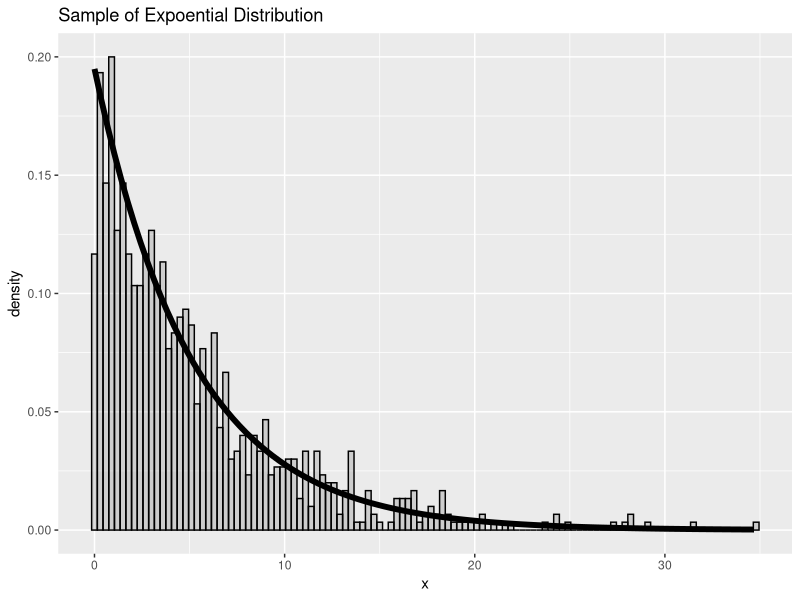
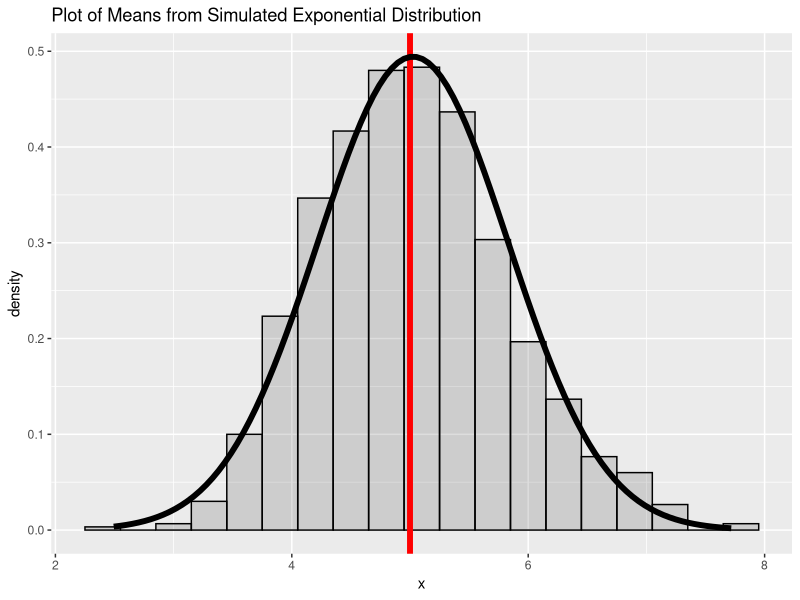
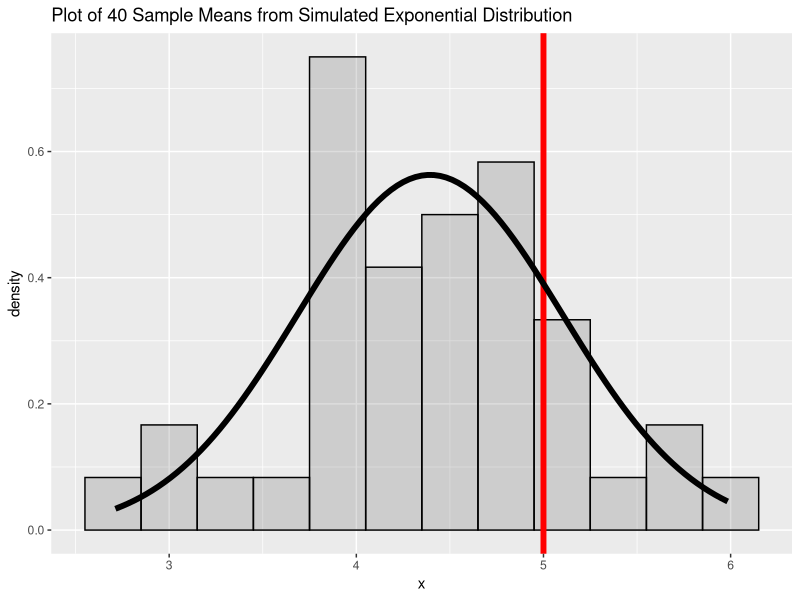

Write the R code that produced these figures, in order.
# course project
#
library(ggplot2)
library(dplyr)
library(MASS)

num_sim <- 1000
num_samp <- 40
theo_mean <- 1/0.2
theo_sd <- 1/0.2
theo_var <- theo_sd^2

# generate the data
samp <- data.frame(rexp(num_sim, 0.2))
names(samp) <- "x"
samp_fit <- fitdistr(samp$x, "exponential")
samp_rate <- samp_fit$estimate[1]

diff_rate <- round(abs(0.2 - samp_rate), 3)

g1 <- ggplot(samp, aes(x = x)) +
    geom_histogram(alpha = .20, binwidth=.3, colour = "black", aes(y = ..density..)) +
    ggtitle("Sample of Expoential Distribution") +
    stat_function(fun = dexp,
            args = list(rate = samp_rate),
            size = 2)
print(g1)

# get the column means and graph
set.seed(4)
dat <- data.frame(replicate(num_sim, rexp(num_samp, 0.2)))
mn_df <- data.frame(colMeans(dat))
names(mn_df) <- "x"

mn_fit <- fitdistr(mn_df$x, "normal")
est_mean <- mn_fit$estimate[1]
est_sd <- mn_fit$estimate[2]

g2 <- ggplot(mn_df, aes(x)) +
    geom_histogram(alpha = .20, binwidth=.3, colour = "black", aes(y = ..density..)) +
    geom_vline(stat = "vline", xintercept = theo_mean,
               size = 2, color = "red", linetype = 1, show_guide = T) +
    ggtitle("Plot of Means from Simulated Exponential Distribution") +
    stat_function(fun = dnorm,
                args = list(mean = est_mean, sd = est_sd),
                size = 2)
print(g2)

# CLT formula for Exponential Distribution
clt_func <- function(x, n) (mean(x) - 0.5 / (5 / sqrt(n)))
set.seed(40)
idx <- sample(1:nrow(mn_df), 40)
clt_dat <- mn_df[idx,]
clt_df = NULL
for (i in clt_dat) clt_df <- rbind(clt_df, (clt_func(i,40)))

clt_df <- data.frame(clt_df)
names(clt_df) <- "x"


clt_fit <- fitdistr(clt_df$x, "normal")

g3 <- ggplot(clt_df, aes(x = x)) +
    geom_histogram(alpha = .20, binwidth=.3, colour = "black", aes(y = ..density..)) +
    geom_vline(stat = "vline", xintercept = theo_mean,
               size = 2, color = "red", linetype = 1, show_guide = T) +
    ggtitle("Plot of 40 Sample Means from Simulated Exponential Distribution") +
    stat_function(fun = dnorm,
                  args = list(mean = clt_fit$estimate[1], sd = clt_fit$estimate[2]),
                  size = 2)
print(g3)
